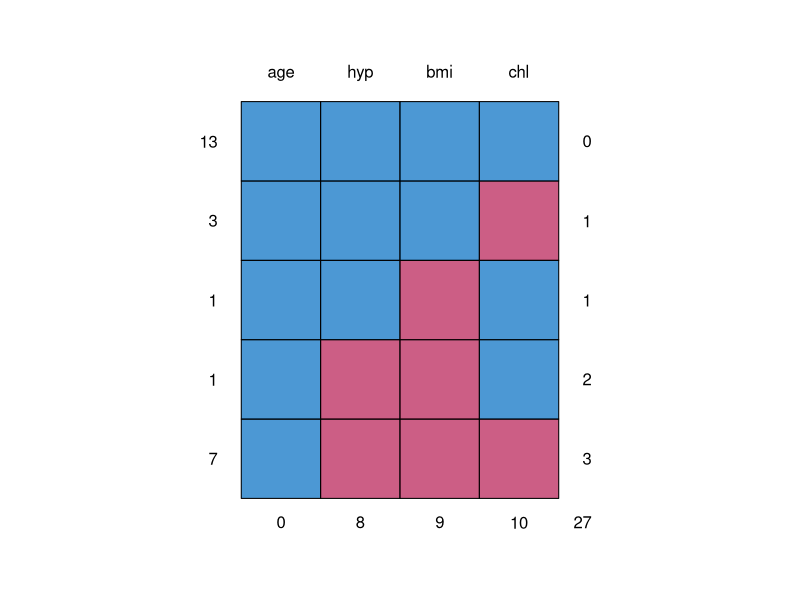
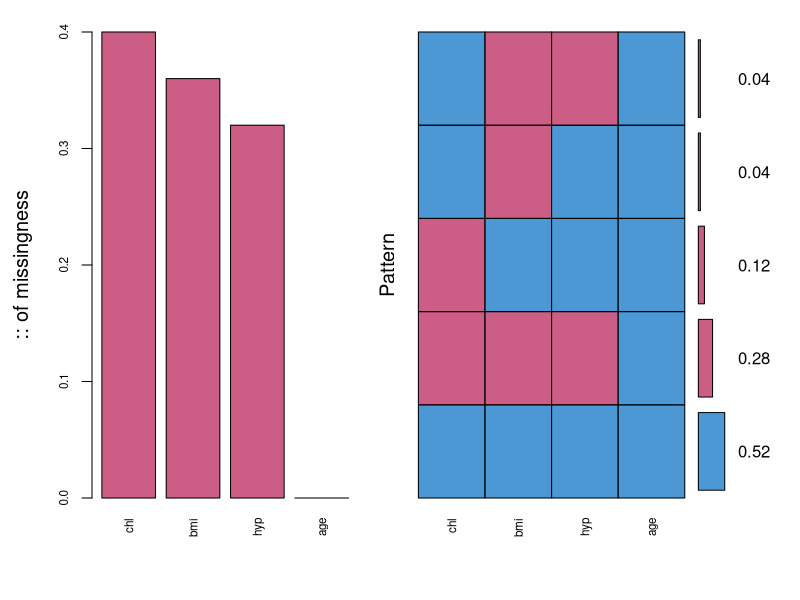
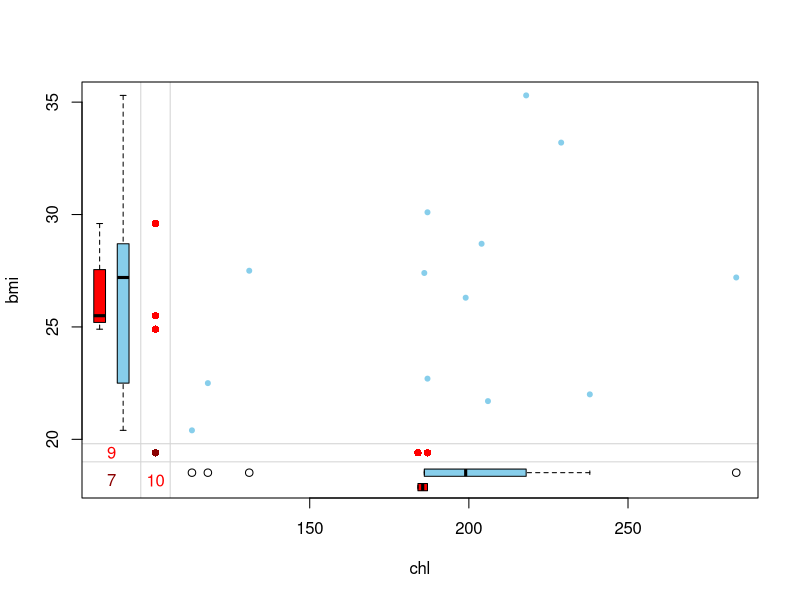
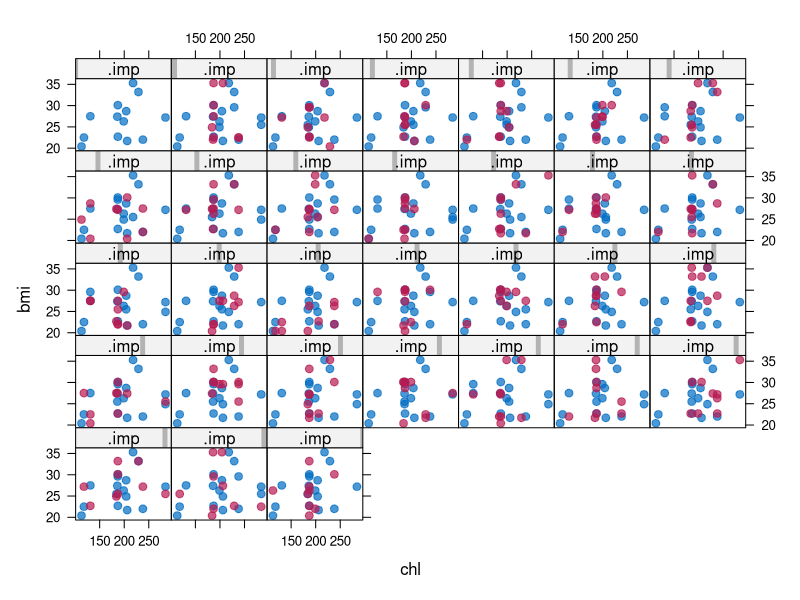
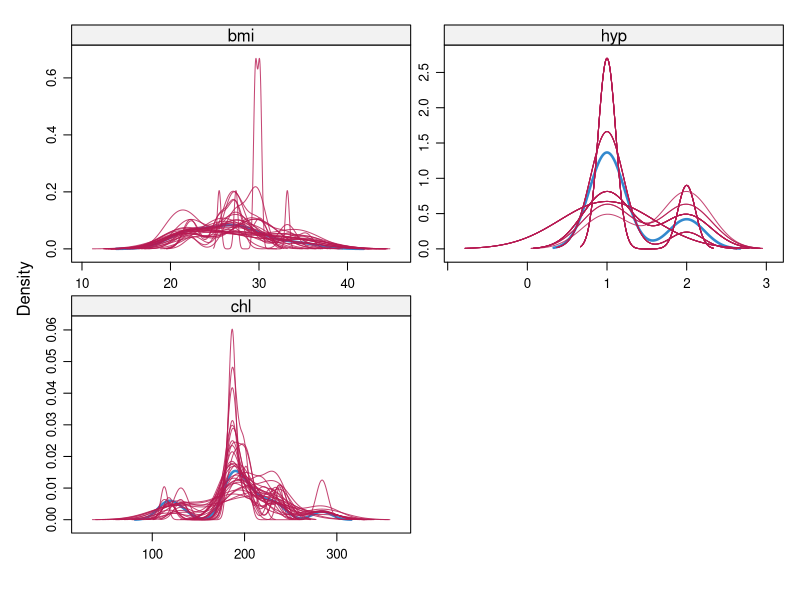

Reproduce these figures in R, in order.
# February 19 In Class Notes

library(mice)
library(VIM)

data("nhanes")

raw_data <- nhanes

# Convert Age to Factor
raw_data$age <- as.factor(raw_data$age)

str(nhanes)
md.pattern(raw_data)

# Plot missing values
raw_plot <- aggr(raw_data, col=mdc(1:2), numbers=TRUE, sortVars=TRUE, labels=names(raw_data), cex.axis=.7, gap=3, ylab=c(":: of missingness","Pattern"))

# Marginplot: Specialized version of a Scatterplot
marginplot(raw_data[, c("chl", "bmi")], pch = 20)

# Imputing missing values using MICE
imputed_data <- mice(raw_data, m=30, maxit = 40)

# Method used for data imputation
# The default method is ppm (predictive mean matching)
imputed_data$method
imputed_data$imp$bmi

# Plot our imputed data
xyplot(imputed_data, bmi ~ chl | .imp, pch = 20, cex = 1.4)
densityplot(imputed_data)

# Fit a linear model on all the datasets
lm_model <- with(imputed_data, lm(chl~age+bmi+hyp))

# Pool together the data from all datasets to build a more robust combined model
combined_model <- pool(lm_model)
summary(combined_model)
